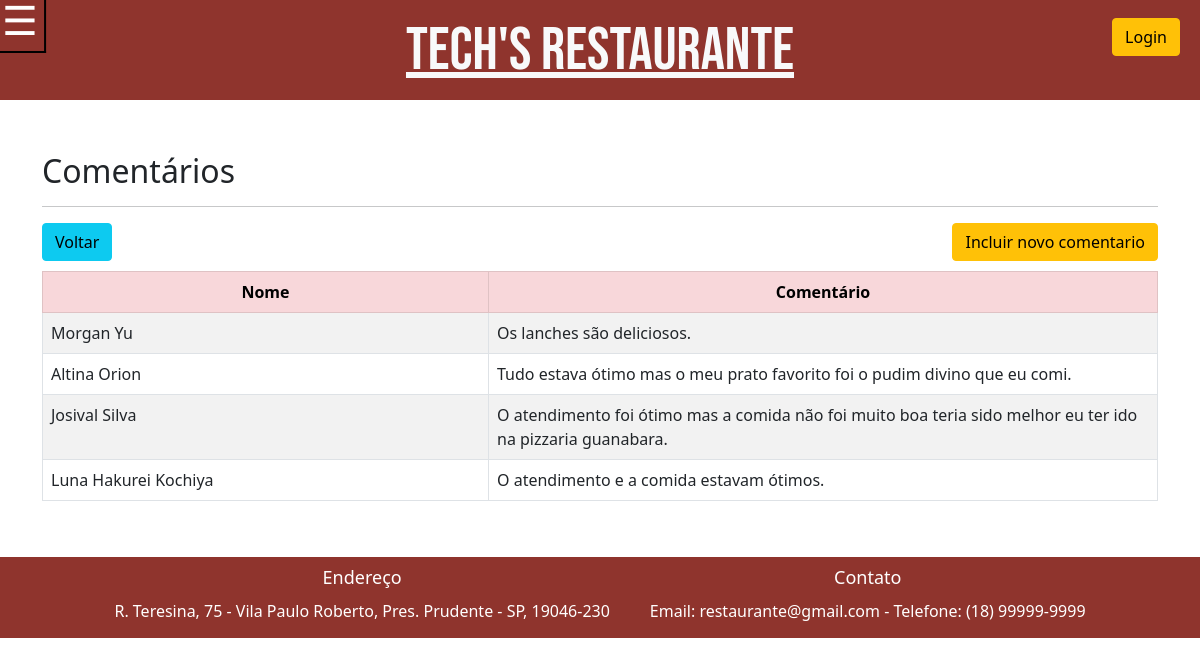
The page /comentarios.php on the database its author committed.
### tables this page shows
CREATE TABLE `comentarios` (
  `idComentario` int(11) NOT NULL,
  `nome` varchar(50) DEFAULT NULL,
  `comentario` varchar(150) DEFAULT NULL
);

### comentarios.php (the view, shortened to what this page needs)
<?php
require("header.php");
require_once('connection.php');
$reviews_query = "SELECT * FROM comentarios";
$reviews_result = $conn->query($reviews_query);
?>
<head>
</head>
<div class="container">
  <br>
  <h2 class="espaco">Comentários</h2>
  <hr>
  <form method="post" class="mb-3">
  <div class="form-group">
    <a href="index.php" type="button" class="btn btn-info d-inline-block" style="margin-bottom: 10px">Voltar</a>
    <a href="insert-comentario.php" class="btn btn-warning d-inline-block float-end" style="margin-bottom: 10px;">Incluir novo comentario</a>
  </form>
  <table class="table table-striped table-bordered table-hover">
    <thead>
      <tr class="table-danger" style="text-align:center">
        <th scope="col" style="width: 20%">Nome</th>
        <th scope="col" style="width: 30%;">Comentário</th>
      </tr>
    </thead>
    <tbody>
      <?php while ($review = mysqli_fetch_array($reviews_result)) { ?>
        <tr>
          <td><?php echo $review['nome']; ?></td>
          <td><?php echo $review['comentario']; ?></td>
        </tr>
      <?php } ?>
    </tbody>
  </table>
  <br>
</div>
<?php require("footer.php"); ?>

### style.css (style rules this page uses)
.espaco { padding-top: 16vh; }

### rows shown on the page
comentarios: nome "Morgan Yu", comentario "Os lanches são deliciosos."
comentarios: nome "Altina Orion", comentario "Tudo estava ótimo mas o meu prato favorito foi o pudim divino que eu comi."
comentarios: nome "Josival Silva", comentario "O atendimento foi ótimo mas a comida não foi muito boa teria sido melhor eu ter ido na pizzaria guanabara."
comentarios: nome "Luna Hakurei Kochiya", comentario "O atendimento e a comida estavam ótimos."
